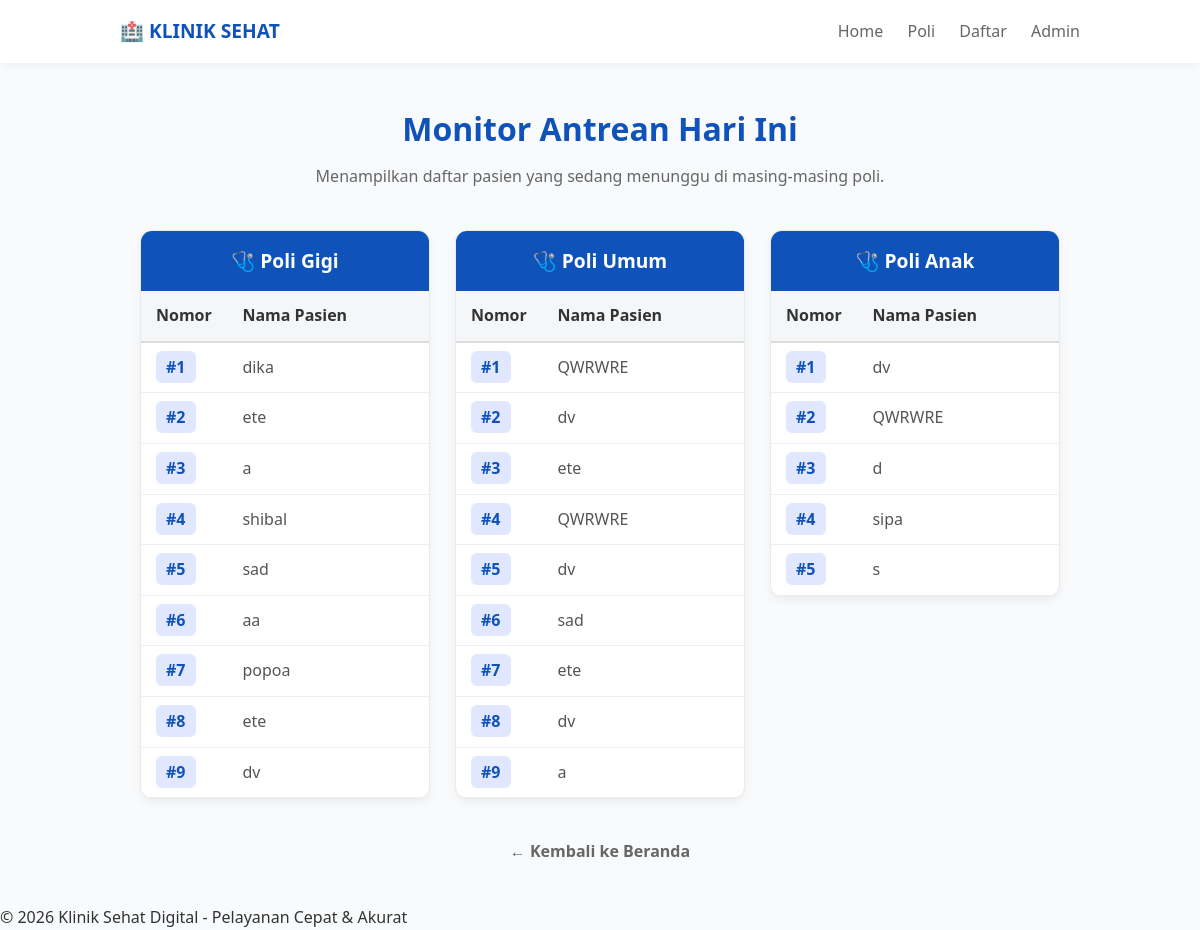
Page /modules/poli/index.php on the committed database.
### tables this page shows
CREATE TABLE `poli` (
  `id_poli` int(11) NOT NULL,
  `nama_poli` varchar(100) DEFAULT NULL,
  `kuota_maks` int(11) DEFAULT NULL
);

CREATE TABLE `antrean` (
  `id_antrean` int(11) NOT NULL,
  `id_pasien` int(11) DEFAULT NULL,
  `id_poli` int(11) DEFAULT NULL,
  `no_urut` int(11) DEFAULT NULL,
  `status` enum('Menunggu','Proses','Selesai') DEFAULT 'Menunggu'
);

CREATE TABLE `pasien` (
  `id_pasien` int(11) NOT NULL,
  `nama_pasien` varchar(150) DEFAULT NULL,
  `no_hp` varchar(20) DEFAULT NULL,
  `alamat` text
);

### modules/poli/index.php (the view, shortened to what this page needs)
<?php include '../../includes/header.php'; ?>
<div class="queue-container">
    <div class="queue-header">
        <h2 style="color: #0f52ba; font-size: 2rem; margin-bottom: 10px;">Monitor Antrean Hari Ini</h2>
        <p style="color: #666;">Menampilkan daftar pasien yang sedang menunggu di masing-masing poli.</p>
    </div>
    <div class="queue-grid">
        <?php
        $data_poli = $conn->query("SELECT * FROM poli LIMIT 3")->fetchAll();
        foreach($data_poli as $poli) {
            $id_poli = $poli['id_poli'];
            $nama_poli = $poli['nama_poli'];
        ?>
            <div class="poli-card">
                <h3 class="poli-title">🩺 <?= htmlspecialchars($nama_poli) ?></h3>
                <table class="styled-table">
                    <thead>
                        <tr>
                            <th width="30%">Nomor</th>
                            <th>Nama Pasien</th>
                        </tr>
                    </thead>
                    <tbody>
                        <?php
                        $query_antrean = "
                            SELECT antrean.no_urut, pasien.nama_pasien
                            FROM antrean
                            JOIN pasien ON antrean.id_pasien = pasien.id_pasien
                            WHERE antrean.id_poli = '$id_poli'
                            ORDER BY antrean.no_urut ASC
                        ";
                        $data_antrean = @$conn->query($query_antrean)->fetchAll();
                        if($data_antrean && count($data_antrean) > 0) {
                            foreach($data_antrean as $antre) {
                                echo "<tr>";
                                echo "<td><span class='badge-no'>#" . htmlspecialchars($antre['no_urut']) . "</span></td>";
                                echo "<td>" . htmlspecialchars($antre['nama_pasien']) . "</td>";
                                echo "</tr>";
                            }
                        } else {
                            echo "<tr><td colspan='2'><div class='no-data'>Belum ada antrean</div></td></tr>";
                        }
                        ?>
                    </tbody>
                </table>
            </div>
        <?php } ?>
    </div>
    <div style="text-align: center; margin-top: 40px;">
        <a href="../../dashboard.php" style="color: #666; text-decoration: none; font-weight: bold;">&larr; Kembali ke Beranda</a>
    </div>
</div>
<?php include '../../includes/footer.php'; ?>

### includes/header.php (shortened to what this page needs)
<!DOCTYPE html>
<html lang="id">
<head>
    <link rel="stylesheet" href="/klinik.app/assets/css/style.css">
</head>
<body>
    <div class="navbar">
        <div class="nav-brand">🏥 KLINIK SEHAT</div>
        <div class="nav-links">
            <a href="/klinik.app/dashboard.php">Home</a>
            <a href="/klinik.app/modules/poli/index.php">Poli</a>
            <a href="/klinik.app/modules/antrean/tambah.php">Daftar</a>
            <a href="/klinik.app/modules/antrean/index.php">Admin</a>
        </div>
    </div>
    <div class="container">

### includes/footer.php
</div>
    <div class="footer">
        <p>&copy; 2026 Klinik Sehat Digital - Pelayanan Cepat & Akurat</p>
    </div>
</body>
</html>

### assets/css/style.css (style rules this page uses)
* { box-sizing: border-box; margin: 0; padding: 0; }
body { font-family: 'Segoe UI', Tahoma, Geneva, Verdana, sans-serif; background-color: #f8fafc; color: #333; line-height: 1.6; }
.navbar { background: #ffffff; padding: 1rem 10%; display: flex; justify-content: space-between; align-items: center; box-shadow: 0 2px 10px rgba(0,0,0,0.05); position: sticky; top: 0; z-index: 1000; }
.nav-brand { font-weight: bold; color: #0f52ba; font-size: 1.2rem; text-decoration: none; }
.nav-links a { color: #666; text-decoration: none; margin-left: 20px; font-weight: 500; }
.container { max-width: 1000px; margin: 40px auto; padding: 0 20px; }

### modules/poli/index.php (style rules this page uses)
.queue-container { max-width: 1200px; margin: 40px auto; padding: 0 20px; }
.queue-header { text-align: center; margin-bottom: 40px; }
.queue-grid { display: grid; grid-template-columns: repeat(3, 1fr); gap: 25px; align-items: start; }
.poli-card { background: white; border: 1px solid #eaeaea; border-radius: 12px; box-shadow: 0 4px 10px rgba(0,0,0,0.05); overflow: hidden; }
.poli-title { background: #0f52ba; color: white; padding: 15px 20px; margin: 0; font-size: 1.2rem; text-align: center; }
.styled-table { width: 100%; border-collapse: collapse; }
.styled-table th, .styled-table td { padding: 12px 15px; text-align: left; }
.styled-table th { background-color: #f4f6f8; color: #333; font-weight: bold; border-bottom: 2px solid #ddd; }
.styled-table td { border-bottom: 1px solid #eee; color: #555; }
.badge-no { background: #e0e7ff; color: #0f52ba; padding: 5px 10px; border-radius: 6px; font-weight: bold; }

### rows in the picture
poli: nama_poli "Poli Gigi"
antrean: no_urut "1", id_pasien.nama_pasien "dika"
antrean: no_urut "2", id_pasien.nama_pasien "ete"
antrean: no_urut "3", id_pasien.nama_pasien "a"
antrean: no_urut "4", id_pasien.nama_pasien "shibal"
antrean: no_urut "5", id_pasien.nama_pasien "sad"
antrean: no_urut "6", id_pasien.nama_pasien "aa"
antrean: no_urut "7", id_pasien.nama_pasien "popoa"
antrean: no_urut "8", id_pasien.nama_pasien "ete"
antrean: no_urut "9", id_pasien.nama_pasien "dv"
poli: nama_poli "Poli Umum"
antrean: no_urut "1", id_pasien.nama_pasien "QWRWRE"
antrean: no_urut "2", id_pasien.nama_pasien "dv"
antrean: no_urut "3", id_pasien.nama_pasien "ete"
antrean: no_urut "4", id_pasien.nama_pasien "QWRWRE"
antrean: no_urut "5", id_pasien.nama_pasien "dv"
antrean: no_urut "6", id_pasien.nama_pasien "sad"
antrean: no_urut "7", id_pasien.nama_pasien "ete"
antrean: no_urut "8", id_pasien.nama_pasien "dv"
antrean: no_urut "9", id_pasien.nama_pasien "a"
poli: nama_poli "Poli Anak"
antrean: no_urut "1", id_pasien.nama_pasien "dv"
antrean: no_urut "2", id_pasien.nama_pasien "QWRWRE"
antrean: no_urut "3", id_pasien.nama_pasien "d"
antrean: no_urut "4", id_pasien.nama_pasien "sipa"
antrean: no_urut "5", id_pasien.nama_pasien "s"
